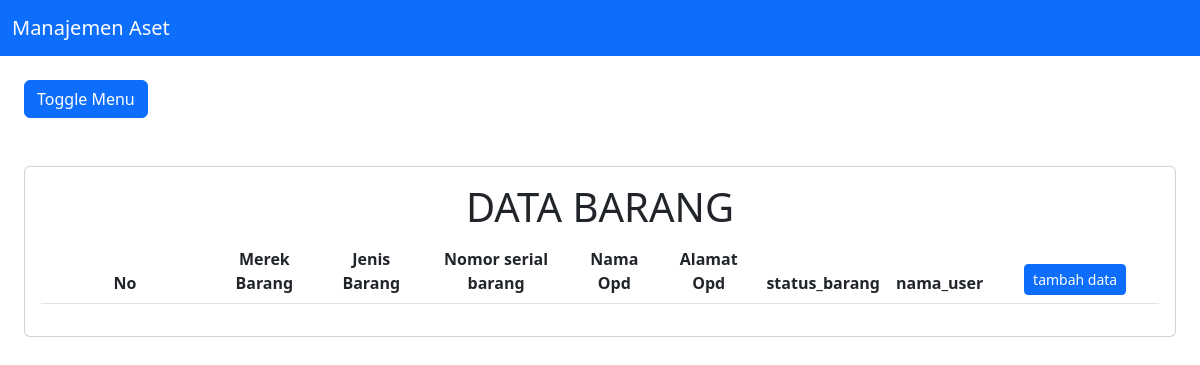
Page /barang/index.php on the earlier database version.
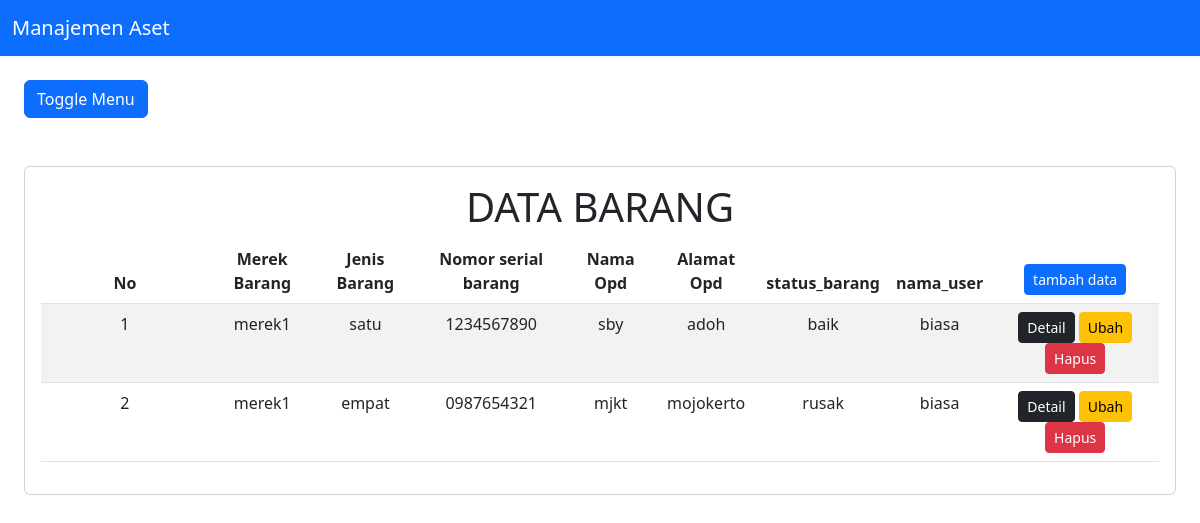
Same page on the later database version.
### tables this page shows
CREATE TABLE `barang`  (
  `id_barang` int NOT NULL AUTO_INCREMENT,
  `join_merek_barang` int NOT NULL,
  `join_jenis_barang` int NOT NULL,
  `nomor_serial_barang` varchar(255) NOT NULL,
  `status_barang` varchar(10) NOT NULL,
  `join_opd` int NOT NULL,
  `koordinat_barang` varchar(100) NOT NULL,
  `detail_lokasi_barang` varchar(255) NOT NULL,
  `tanggal_masuk` timestamp(6) NOT NULL DEFAULT current_timestamp(6) ON UPDATE CURRENT_TIMESTAMP(6),
  `tanggal_update` timestamp(6) NOT NULL DEFAULT current_timestamp(6) ON UPDATE CURRENT_TIMESTAMP(6),
  `keterangan_barang` varchar(255) NULL DEFAULT NULL,
  `join_user` int NOT NULL,
  `join_update` int NULL DEFAULT NULL,
  PRIMARY KEY (`id_barang`) USING BTREE,
  INDEX `nama`(`join_user`) USING BTREE,
  INDEX `jenis_barang`(`join_jenis_barang`) USING BTREE,
  INDEX `merek_barang`(`join_merek_barang`) USING BTREE,
  INDEX `opd`(`join_opd`) USING BTREE,
  INDEX `update`(`join_update`) USING BTREE,
  CONSTRAINT `jenis_barang` FOREIGN KEY (`join_jenis_barang`) REFERENCES `jenis_barang` (`id_jenis_barang`) ON DELETE NO ACTION ON UPDATE NO ACTION,
  CONSTRAINT `merek_barang` FOREIGN KEY (`join_merek_barang`) REFERENCES `merek_barang` (`id_merek_barang`) ON DELETE NO ACTION ON UPDATE NO ACTION,
  CONSTRAINT `opd` FOREIGN KEY (`join_opd`) REFERENCES `opd` (`id_opd`) ON DELETE NO ACTION ON UPDATE NO ACTION,
  CONSTRAINT `update` FOREIGN KEY (`join_update`) REFERENCES `update` (`id_update`) ON DELETE NO ACTION ON UPDATE NO ACTION,
  CONSTRAINT `user` FOREIGN KEY (`join_user`) REFERENCES `user` (`id_user`) ON DELETE NO ACTION ON UPDATE NO ACTION
);

CREATE TABLE `merek_barang`  (
  `id_merek_barang` int NOT NULL AUTO_INCREMENT,
  `nama_merek_barang` varchar(255) NULL DEFAULT NULL,
  PRIMARY KEY (`id_merek_barang`) USING BTREE,
  INDEX `nama_merek_barang`(`nama_merek_barang`) USING BTREE
);

CREATE TABLE `jenis_barang`  (
  `id_jenis_barang` int NOT NULL AUTO_INCREMENT,
  `nama_jenis_barang` varchar(255) NOT NULL,
  PRIMARY KEY (`id_jenis_barang`) USING BTREE,
  INDEX `nama_jenis_barang`(`nama_jenis_barang`) USING BTREE
);

CREATE TABLE `opd`  (
  `id_opd` int NOT NULL AUTO_INCREMENT,
  `nama_opd` varchar(255) NOT NULL,
  `alamat_opd` varchar(255) NOT NULL,
  PRIMARY KEY (`id_opd`) USING BTREE,
  INDEX `nama_opd`(`nama_opd`) USING BTREE,
  INDEX `nama_opd_2`(`nama_opd`, `id_opd`, `alamat_opd`) USING BTREE,
  INDEX `nama_opd_3`(`nama_opd`, `id_opd`) USING BTREE
);

CREATE TABLE `user`  (
  `id_user` int NOT NULL AUTO_INCREMENT,
  `username` varchar(50) NOT NULL,
  `password` varchar(255) NOT NULL,
  `nama_user` varchar(255) NOT NULL,
  `level` varchar(10) NOT NULL,
  PRIMARY KEY (`id_user`) USING BTREE,
  INDEX `nama_user`(`nama_user`) USING BTREE
);

### koneksi.php (called while the page is built)
<?php
$db = mysqli_connect("localhost", "root", "", "pendataan");
function query($query)
{
    global $db;
    $result = mysqli_query($db, $query);
    $rows = [];
    while ($row = mysqli_fetch_assoc($result)) {
        $rows[] = $row;
    }
    return $rows;
}

### barang/index.php (the view, shortened to what this page needs)
<?php
require '../header.php';
$barang = query("SELECT * FROM barang
JOIN merek_barang ON join_merek_barang = id_merek_barang
JOIN jenis_barang ON join_jenis_barang = id_jenis_barang
JOIN opd ON join_opd = id_opd
JOIN user ON join_user = id_user
");
?>
<body>
  <div class="p-4" id="main-content">
    <button class="btn btn-primary" id="button-toggle">
      Toggle Menu
    </button>
    <div class="card mt-5">
      <div class="card-body">
        <h1 style="text-align:center">DATA BARANG</h1>
        <table class="table table-striped" id="datatable">
          <thead>
            <tr style="text-align:center">
              <th width="15%" style="text-align:center">No</th>
              <th style="text-align:center">Merek Barang</th>
              <th style="text-align:center">Jenis Barang</th>
              <th style="text-align:center">Nomor serial barang</th>
              <th style="text-align:center">Nama Opd</th>
              <th style="text-align:center">Alamat Opd</th>
              <th style="text-align:center">status_barang</th>
              <th style="text-align:center">nama_user</th>
              <th width="15%" style="text-align:center">
                <a class="btn btn-sm btn-primary" href="tambah.php" role="button">tambah data</a>
              </th>
            </tr>
          </thead>
          <tbody>
            <?php $no = 1; ?>
            <?php foreach ($barang as $row) : ?>
              <tr>
                <td width="5%" style="text-align: center;" scope="row"><?= $no; ?></td>
                <td style="text-align: center;"><?= $row["nama_merek_barang"]; ?></td>
                <td style="text-align: center;"><?= $row["nama_jenis_barang"]; ?></td>
                <td style="text-align: center;"><?= $row["nomor_serial_barang"]; ?></td>
                <td style="text-align: center;"><?= $row["nama_opd"]; ?></td>
                <td style="text-align: center;"><?= $row["alamat_opd"]; ?></td>
                <td style="text-align: center;"><?= $row["status_barang"]; ?></td>
                <td style="text-align: center;"><?= $row["nama_user"]; ?></td>
                <td style="text-align: center">
                  <a class="btn btn-sm btn-dark" href="detail.php?id_barang=<?= $row["id_barang"]; ?>" role="button">Detail</a>
                  <a class="btn btn-sm btn-warning" href="ubah.php?id_barang=<?= $row["id_barang"]; ?>" role="button">Ubah</a>
                  <a class="btn btn-sm btn-danger" href="hapus.php?id_barang=<?= $row["id_barang"]; ?>" onclick="return confirm('yakin?');" role="button">Hapus</a>
                </td>
              </tr>
            <?php $no++;
            endforeach; ?>
          </tbody>
        </table>
      </div>
    </div>
  </div>
</body>
<?php require '../footer.php'; ?>

Differences in the rows shown:
added barang: join_merek_barang.nama_merek_barang "merek1", join_jenis_barang.nama_jenis_barang "satu", nomor_serial_barang "1234567890", join_opd.nama_opd "sby", join_opd.alamat_opd "adoh", status_barang "baik", join_user.nama_user "biasa"
added barang: join_merek_barang.nama_merek_barang "merek1", join_jenis_barang.nama_jenis_barang "empat", nomor_serial_barang "0987654321", join_opd.nama_opd "mjkt", join_opd.alamat_opd "mojokerto", status_barang "rusak", join_user.nama_user "biasa"
